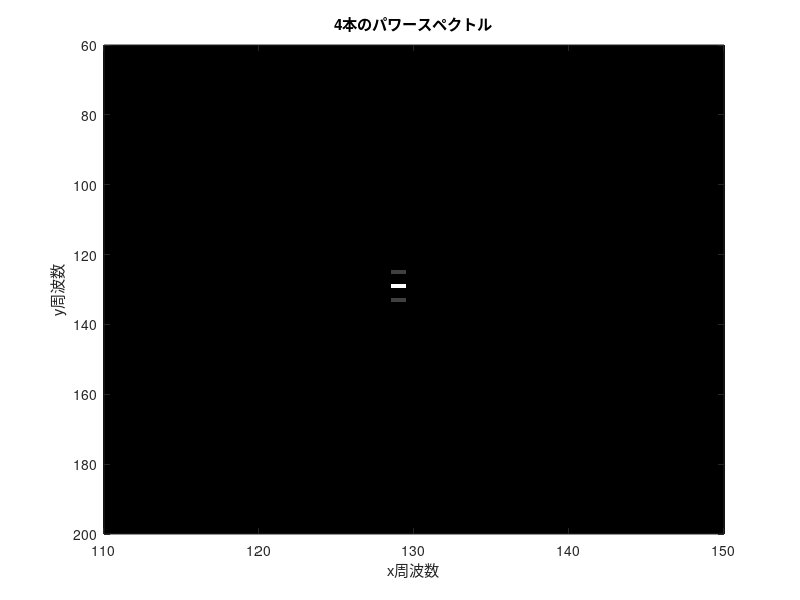
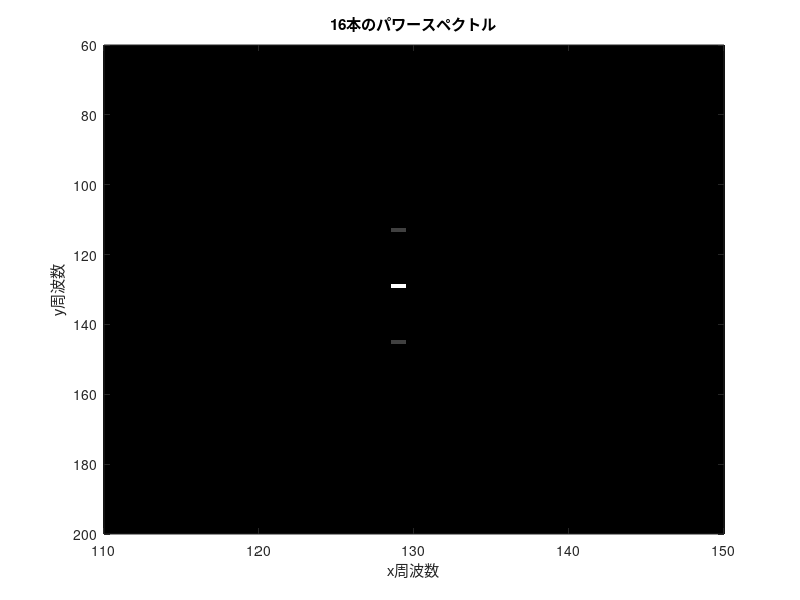
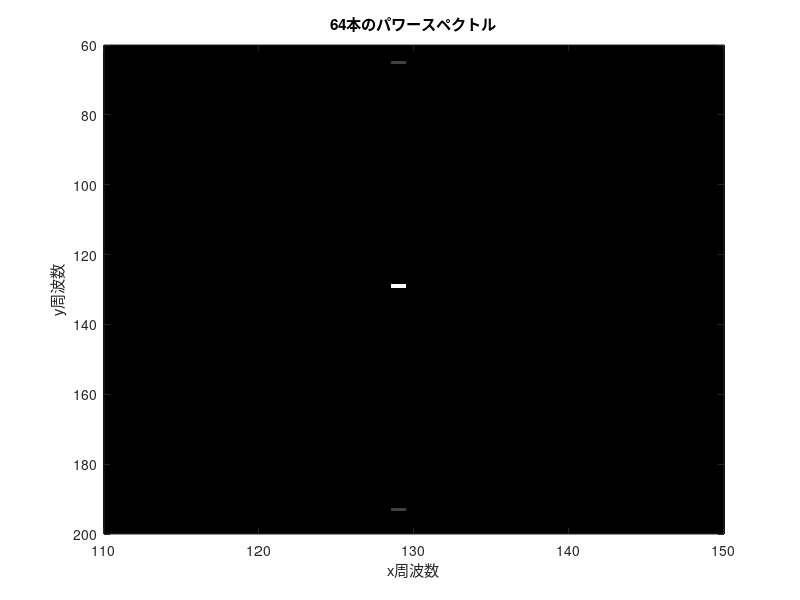
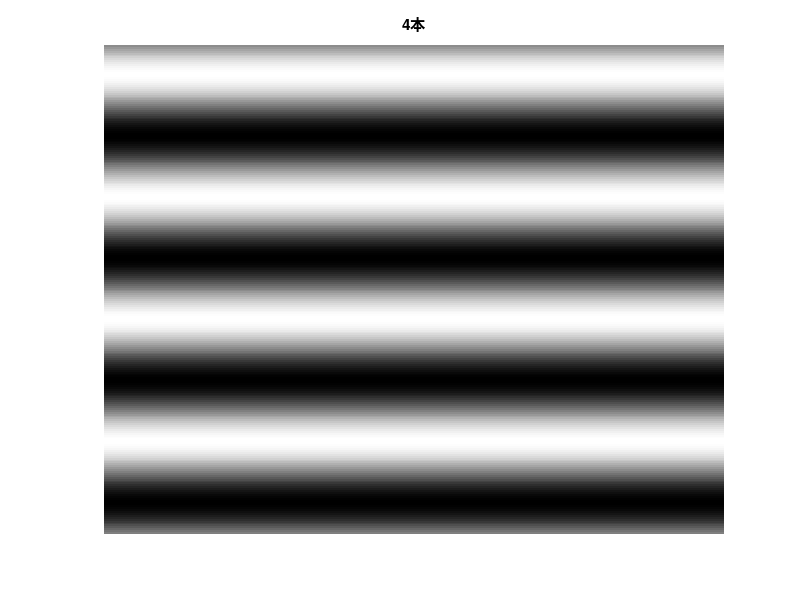

These charts were generated, in order, by the following MATLAB code:
clear all;
close all;

h=256;
w=256;
f1=1/64;
f2=1/16;
f3=1/4;
img4=zeros(h,w);
img16=zeros(h,w);
img64=zeros(h,w);

for k=1:h;
    for l=1:w;
        img4(k,l)=1+sin(2*pi*f1*k);
        img16(k,l)=1+sin(2*pi*f2*k);
        img64(k,l)=1+sin(2*pi*f3*k);
    end
end

img4_f=fft2(img4);
img16_f=fft2(img16);
img64_f=fft2(img64);
img4_fs=fftshift(img4_f);
img16_fs=fftshift(img16_f);
img64_fs=fftshift(img64_f);
img4_abs=abs(img4_fs);
img16_abs=abs(img16_fs);
img64_abs=abs(img64_fs);
power4=img4_abs.^2;
power16=img16_abs.^2;
power64=img64_abs.^2;

figure;
colormap(gray(256));
imagesc(power4);
xlabel('x周波数');
ylabel('y周波数');
title('4本のパワースペクトル');
axis([110 150 60 200]);
figure;
colormap(gray(256));
imagesc(power16);
xlabel('x周波数');
ylabel('y周波数');
title('16本のパワースペクトル');
axis([110 150 60 200]);
figure;
colormap(gray(256));
imagesc(power64);
xlabel('x周波数');
ylabel('y周波数');
title('64本のパワースペクトル');
axis([110 150 60 200]);

figure;
colormap(gray(256));
imagesc(img4);
title('4本');
axis off;
figure;
colormap(gray(256));
imagesc(img16);
title('16本');
axis off;
figure;
colormap(gray(256));
imagesc(img64);
title('64本');
axis off;